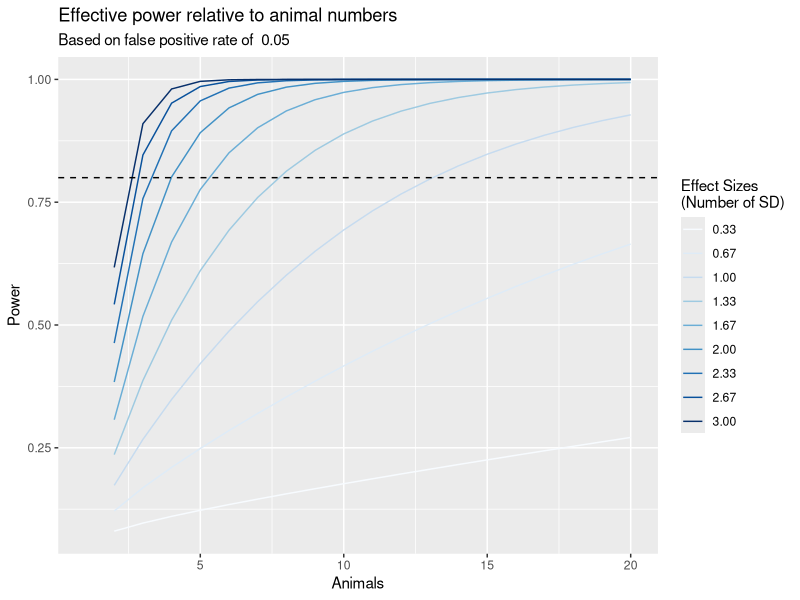

This figure's R source:
## ---- chunk 1
library(pwr)
#desired effect size in standard deviations
effect.size <- 5 # expected difference in absolute terms
assay.sd <- 3 # the standard deviation of the assay, in the same units as the effect size
effect.size.sd <- effect.size/assay.sd
#desired false positive rate
fpr <- 0.05
#desired power (inverse of false negative rate)
power <- 0.8
#calculate required n
required.animals <- pwr.t.test(d=effect.size.sd,
                               power=power,
                               sig.level=fpr,
                               alternative="greater",
                               type="two.sample")$n
## ---- chunk 2
required.animals.effect <- round(required.animals)
effective.d <- pwr.t.test(power=power,
                               n=required.animals.effect,
                               sig.level=fpr,
                               alternative="greater",
                               type="two.sample")$d
## ---- chunk 3
required.animals.power <- round(required.animals)
effective.power <- pwr.t.test(d=effect.size.sd,
                               n=required.animals.power,
                               sig.level=fpr,
                               alternative="greater",
                               type="two.sample")$power
## ---- chunk 4
#| warning: false
animals <- seq(1:20) #animal range to test
effect.sizes <- seq(1,9,by=1) # effect size range to test
power.table <- expand.grid(animals=animals,effect.sizes=effect.sizes)
power.table$effect.sizes.sd <- power.table$effect.sizes/assay.sd

for (effect.size.sd in power.table$effect.sizes.sd){
for (n.test in power.table$animals){
  power.table[power.table$animals==n.test&power.table$effect.sizes.sd==effect.size.sd,'power'] <- 
    pwr.t.test(d=effect.size.sd,
               n=n.test,
               sig.level=fpr,
               alternative="greater",
               type="two.sample")$power
}
}


library(ggplot2)
library(RColorBrewer)

power.table$effect.sizes.sd <- as.factor(format(round(power.table$effect.sizes.sd,2),nsmall=2))
p <- ggplot(power.table, aes(y=power,x=animals))
p + geom_line(aes(col=effect.sizes.sd)) +
  labs(y="Power",
       x="Animals",
       title="Effective power relative to animal numbers",
       subtitle=paste("Based on false positive rate of ", fpr)) +
  geom_hline(yintercept=0.8, lty=2) + 
  scale_colour_manual("Effect Sizes \n(Number of SD)", values=brewer.pal(10,'Blues'))
## ---- chunk 5
sessionInfo()
